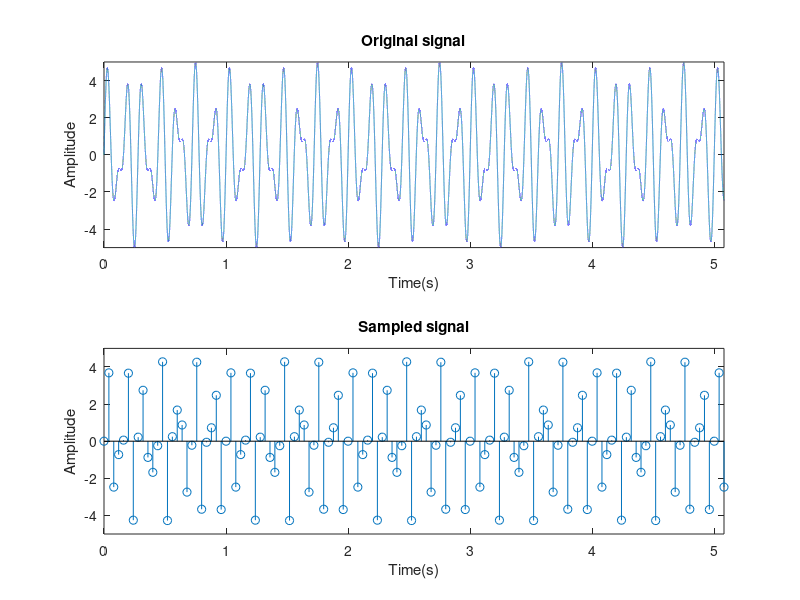

Write MATLAB code to recreate this figure. (Note: this script raises an error after producing the figure.)
N=128;
Fs=25;
Ts=1/Fs;
n=0:N-1;
dt=.00001;
t=0:dt:(N-1)*Ts;
a1=2;
a2=3;
f1=11;
f2=7;

figure(1);

subplot(211);
x=a1*sin(2*pi*f1*t)+a2*sin(2*pi*f2*t);
plot(t,x);
title('Original signal');
xlabel('Time(s)');
ylabel('Amplitude');
axis([0 (N-1)*Ts -(a1+a2) (a1+a2)]); 


subplot(212);
x=a1*sin(2*pi*f1*n*Ts)+a2*sin(2*pi*f2*n*Ts);
stem(n*Ts,x);
title('Sampled signal');
xlabel('Time(s)');
ylabel('Amplitude');
axis([0 (N-1)*Ts -(a1+a2) (a1+a2)]); 
gtext('Noufal P 13400043');

figure(2);

F=(-0.5*N+1:0.5*N).*(Fs/N);
y=fft(x);

subplot(211);
plot(F,fftshift(abs(y)));
title('Magnitude spectrum');
xlabel('Frequency (Hz)');
ylabel('Magnitude');


subplot(212);
plot(F,fftshift(angle(y)));
title('Phase spectrum');
xlabel('Frequency (Hz)');
ylabel('Phase shift');
gtext('Noufal P 13400043');









